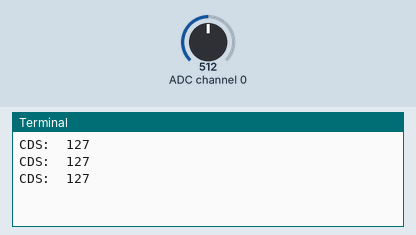
Simulated run of this program. Board: Raspberry Pi (BCM pin numbers). Parts: the last lines printed to the terminal. The test bench sets the inputs (shaded band); at power-on: ADC channel 0 = 512 (analog values on the 0–1023 scale).

Above: at 1.2 s.
1.3 s: ADC channel 0 set to 716
At 1.9 s:
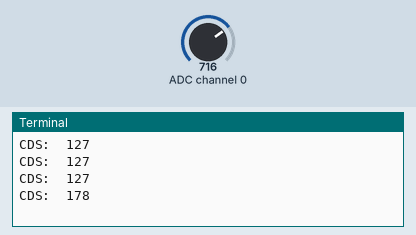
2.8 s: ADC channel 0 set to 900
At 3.4 s:
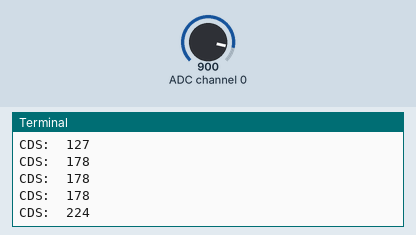
Timing chart, 0 to 5.8 s (numbered marks = the images above; inputs shaded):
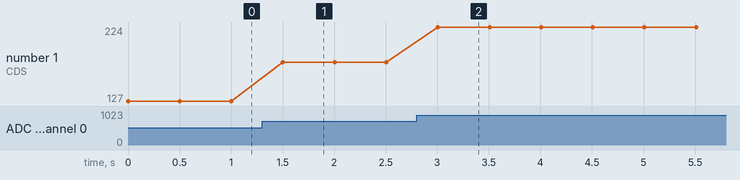

The program:

pcf8591.py
```python
import smbus
import time

bus = smbus.SMBus(1)
ADDR = 0x48

A0 = 0x40
A1 = 0x41
A2 = 0x42
A3 = 0x43

def read_cds():
	bus.write_byte(ADDR, A0)	# A1N0
	bus.read_byte(ADDR)			# dummy
	return bus.read_byte(ADDR)

try:
	while True:
		val = read_cds()

		print("CDS: ", val)
		time.sleep(0.5)

except KeyboardInterrupt:
	print("종 료")
```

Measured:
- after the input at 1.3 s, the terminal: prints a new line after 0.20 s (image 1)
- after the input at 2.8 s, the terminal: prints a new line after 0.21 s (image 2)
- plotted number 1: 127 → 178 after the input at 1.3 s, 178 → 224 after the input at 2.8 s
